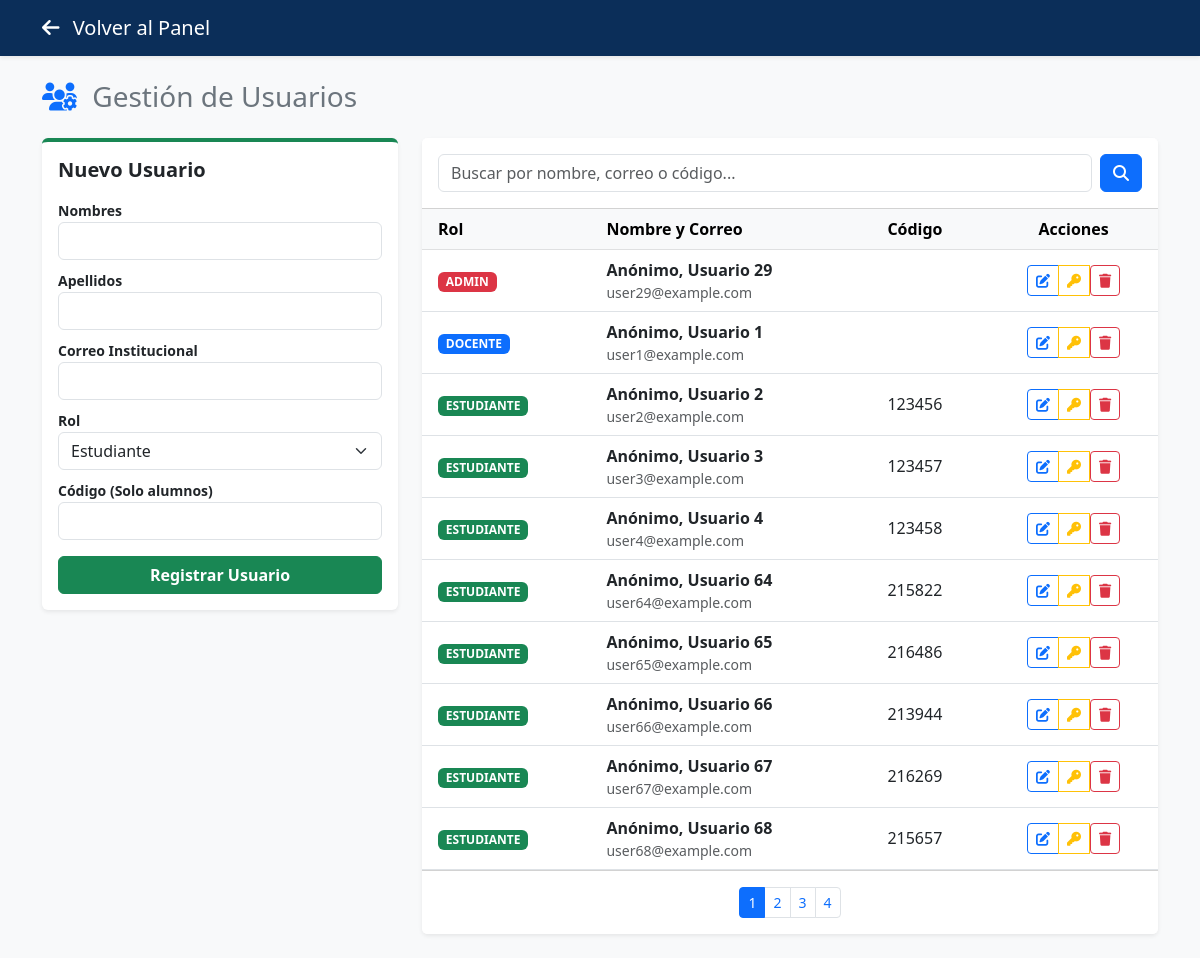
/gestionar_usuarios.php (signed in), run on the app's committed database.
### tables this page shows
CREATE TABLE `usuarios` (
  `id` int(11) NOT NULL,
  `rol` enum('admin','docente','estudiante') NOT NULL,
  `nombres` varchar(100) NOT NULL,
  `apellidos` varchar(100) NOT NULL,
  `email` varchar(100) NOT NULL,
  `password` varchar(255) NOT NULL,
  `codigo_estudiante` varchar(20) DEFAULT NULL,
  `ciclo` varchar(10) DEFAULT NULL,
  `semestre` varchar(10) DEFAULT NULL,
  `estado` tinyint(1) DEFAULT 1,
  `created_at` timestamp NULL DEFAULT current_timestamp(),
  `reset_token` varchar(100) DEFAULT NULL,
  `reset_token_exp` datetime DEFAULT NULL
);

### gestionar_usuarios.php (the view, shortened to what this page needs)
<?php
require_once 'config/conexion.php';
$search = $_GET['buscar'] ?? '';
$pagina = isset($_GET['pagina']) ? (int)$_GET['pagina'] : 1;
$limite = 10;
$offset = ($pagina - 1) * $limite;
$whereSql = "";
$params = [];
$stmt_total = $pdo->prepare("SELECT COUNT(*) FROM usuarios $whereSql");
$stmt_total->execute($params);
$total_usuarios = $stmt_total->fetchColumn();
$total_paginas = ceil($total_usuarios / $limite);
$sql = "SELECT id, nombres, apellidos, email, rol, codigo_estudiante FROM usuarios $whereSql ORDER BY rol ASC, apellidos ASC LIMIT $limite OFFSET $offset";
$stmt_usuarios = $pdo->prepare($sql);
$stmt_usuarios->execute($params);
$usuarios = $stmt_usuarios->fetchAll(PDO::FETCH_ASSOC);
?>
<!DOCTYPE html>
<html lang="es">
<head>
    <link href="https://cdn.jsdelivr.net/npm/bootstrap@5.3.0/dist/css/bootstrap.min.css" rel="stylesheet">
    <link rel="stylesheet" href="https://cdnjs.cloudflare.com/ajax/libs/font-awesome/6.4.0/css/all.min.css">
</head>
<body>
    <nav class="navbar navbar-dark bg-unap shadow-sm">
        <div class="container"><a class="navbar-brand" href="dashboard_admin.php"><i class="fas fa-arrow-left me-2"></i> Volver al Panel</a></div>
    </nav>
    <main class="container py-4">
        <h3 class="mb-4 text-secondary"><i class="fas fa-users-cog text-primary me-2"></i> Gestión de Usuarios</h3>
        <div class="row">
            <div class="col-md-4 mb-4">
                <div class="card shadow-sm border-0 border-top border-4 border-success">
                    <div class="card-body">
                        <h5 class="card-title fw-bold mb-3">Nuevo Usuario</h5>
                        <form action="gestionar_usuarios.php" method="POST">
                            <div class="mb-2"><label class="small fw-bold">Nombres</label><input type="text" name="nombres" class="form-control" required></div>
                            <div class="mb-2"><label class="small fw-bold">Apellidos</label><input type="text" name="apellidos" class="form-control" required></div>
                            <div class="mb-2"><label class="small fw-bold">Correo Institucional</label><input type="email" name="email" class="form-control" required></div>
                            <div class="mb-2">
                                <label class="small fw-bold">Rol</label>
                                <select name="rol" class="form-select" required>
                                    <option value="estudiante">Estudiante</option>
                                </select>
                            </div>
                            <div class="mb-3"><label class="small fw-bold">Código (Solo alumnos)</label><input type="text" name="codigo_estudiante" class="form-control"></div>
                            <button type="submit" class="btn btn-success w-100 fw-bold">Registrar Usuario</button>
                        </form>
                    </div>
                </div>
            </div>
            <div class="col-md-8">
                <div class="card shadow-sm border-0">
                    <div class="card-header bg-white py-3">
                        <form action="gestionar_usuarios.php" method="GET" class="d-flex">
                            <input type="text" name="buscar" class="form-control me-2" placeholder="Buscar por nombre, correo o código..." value="<?= htmlspecialchars($search) ?>">
                            <button type="submit" class="btn btn-primary"><i class="fas fa-search"></i></button>
                        </form>
                    </div>
                    <div class="card-body table-responsive p-0">
                        <table class="table table-hover align-middle mb-0">
                            <thead class="table-light">
                                <tr>
                                    <th class="ps-3">Rol</th>
                                    <th>Nombre y Correo</th>
                                    <th>Código</th>
                                    <th class="text-center">Acciones</th>
                                </tr>
                            </thead>
                            <tbody>
                                <?php foreach($usuarios as $u): ?>
                                <tr>
                                    <td class="ps-3"><span class="badge bg-<?= $u['rol'] == 'admin' ? 'danger' : ($u['rol'] == 'docente' ? 'primary' : 'success') ?>"><?= strtoupper($u['rol']) ?></span></td>
                                    <td>
                                        <div class="fw-bold"><?= htmlspecialchars($u['apellidos'] . ', ' . $u['nombres']) ?></div>
                                        <div class="small text-muted"><?= htmlspecialchars($u['email']) ?></div>
                                    </td>
                                    <td><?= htmlspecialchars($u['codigo_estudiante']) ?></td>
                                    <td class="text-center">
                                        <div class="btn-group">
                                            <button type="button" class="btn btn-sm btn-outline-primary" onclick="abrirModalEditar(<?= htmlspecialchars(json_encode($u)) ?>)" title="Editar"><i class="fas fa-edit"></i></button>
                                            <button type="button" class="btn btn-sm btn-outline-warning" onclick="abrirModalClave(<?= $u['id'] ?>, '<?= addslashes($u['nombres']) ?>')" title="Cambiar Contraseña"><i class="fas fa-key"></i></button>
                                            <form action="gestionar_usuarios.php" method="POST" onsubmit="return confirm('¿Eliminar este usuario definitivamente?');" style="display:inline;">
                                                <button type="submit" class="btn btn-sm btn-outline-danger" title="Eliminar"><i class="fas fa-trash"></i></button>
                                            </form>
                                        </div>
                                    </td>
                                </tr>
                                <?php endforeach; ?>
                            </tbody>
                        </table>
                    </div>
                    <?php if ($total_paginas > 1): ?>
                    <div class="card-footer bg-white py-3">
                        <ul class="pagination pagination-sm justify-content-center mb-0">
                            <?php for ($i = 1; $i <= $total_paginas; $i++): ?>
                                <li class="page-item <?= ($i == $pagina) ? 'active' : '' ?>"><a class="page-link" href="?buscar=<?= urlencode($search) ?>&pagina=<?= $i ?>"><?= $i ?></a></li>
                            <?php endfor; ?>
                        </ul>
                    </div>
                    <?php endif; ?>
                </div>
            </div>
        </div>
    </main>
</body>
</html>

### gestionar_usuarios.php (style rules this page uses)
body { background-color: #f8f9fa; }
.bg-unap { background-color: #0b2e59; }

### data on the page
usuarios: rol "ADMIN", apellidos+nombres "Anónimo, Usuario 29", email "user29@example.com"
usuarios: rol "DOCENTE", apellidos+nombres "Anónimo, Usuario 1", email "user1@example.com"
usuarios: rol "ESTUDIANTE", apellidos+nombres "Anónimo, Usuario 2", email "user2@example.com", codigo_estudiante "123456"
usuarios: rol "ESTUDIANTE", apellidos+nombres "Anónimo, Usuario 3", email "user3@example.com", codigo_estudiante "123457"
usuarios: rol "ESTUDIANTE", apellidos+nombres "Anónimo, Usuario 4", email "user4@example.com", codigo_estudiante "123458"
usuarios: rol "ESTUDIANTE", apellidos+nombres "Anónimo, Usuario 64", email "user64@example.com", codigo_estudiante "215822"
usuarios: rol "ESTUDIANTE", apellidos+nombres "Anónimo, Usuario 65", email "user65@example.com", codigo_estudiante "216486"
usuarios: rol "ESTUDIANTE", apellidos+nombres "Anónimo, Usuario 66", email "user66@example.com", codigo_estudiante "213944"
usuarios: rol "ESTUDIANTE", apellidos+nombres "Anónimo, Usuario 67", email "user67@example.com", codigo_estudiante "216269"
usuarios: rol "ESTUDIANTE", apellidos+nombres "Anónimo, Usuario 68", email "user68@example.com", codigo_estudiante "215657"
